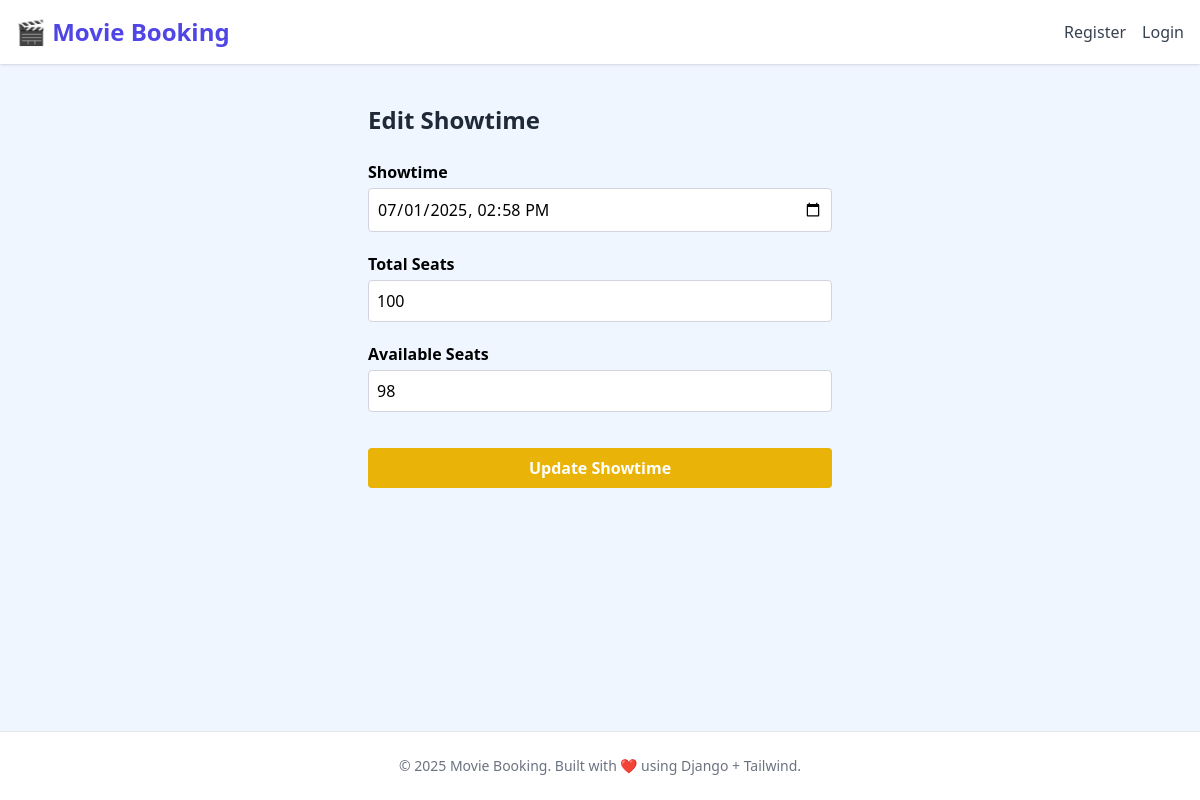
Screenshot of /showtimes/edit/4/ with the database file from the repository.
### booking/models.py (models this page shows, shortened)
class Showtime(models.Model):
    movie = models.ForeignKey(Movie, on_delete=models.CASCADE)
    time = models.DateTimeField()
    total_seats = models.IntegerField(default=100)
    available_seats = models.IntegerField(default=100)

### booking/views.py (the view, shortened to what this page needs)
# urls.py: path('showtimes/edit/<int:pk>/', views.showtime_edit, name='edit-showtime'),
def showtime_edit(request, pk):
    showtime = Showtime.objects.get(pk=pk)
    return render(request, 'movies/showtimeedit.html', {'showtime': showtime})

### booking/templates/movies/showtimeedit.html (shortened to what this page needs)
<!DOCTYPE html>
<html lang="en">
<head>
  <script src="https://cdn.tailwindcss.com"></script>
</head>
<body class="bg-blue-50 min-h-screen flex flex-col">
  <header class="bg-white shadow p-4 flex justify-between items-center">
    <a href="/" class="text-2xl font-bold text-indigo-600">🎬 Movie Booking</a>
    <nav class="flex items-center space-x-4">
      {% if request.user.is_authenticated %}
      <form action="{% url 'logout' %}" method="POST" class="inline">
        {% csrf_token %}
        <button type="submit" class="text-red-600 hover:text-red-800 font-medium">Logout</button>
      </form>
      {% else %}
      <a href="/register" class="text-gray-700 hover:text-indigo-600 font-medium">Register</a>
      <a href="/login" class="text-gray-700 hover:text-indigo-600 font-medium">Login</a>
      {% endif %}
    </nav>
  </header>
  <main class="flex-grow container mx-auto px-6 py-10 max-w-lg">
    <h2 class="text-2xl font-bold mb-6 text-gray-800">Edit Showtime</h2>
    <form method="post" action="{% url 'edit-showtime' showtime.id %}" class="space-y-5">
      <div>
        <label for="time" class="block font-semibold mb-1">Showtime</label>
        <input type="datetime-local" id="time" name="time"
          value="{{ showtime.time|date:'Y-m-d\\TH:i' }}" required
          class="w-full p-2 border border-gray-300 rounded" />
      </div>
      <div>
        <label for="total_seats" class="block font-semibold mb-1">Total Seats</label>
        <input type="number" id="total_seats" name="total_seats" value="{{ showtime.total_seats }}" min="1" required
          class="w-full p-2 border border-gray-300 rounded" />
      </div>
      <div>
        <label for="available_seats" class="block font-semibold mb-1">Available Seats</label>
        <input type="number" id="available_seats" name="available_seats" value="{{ showtime.available_seats }}" min="0" required
          class="w-full p-2 border border-gray-300 rounded" />
      </div>
      <div class="pt-4">
        <button type="submit"
          class="w-full bg-yellow-500 hover:bg-yellow-600 text-white font-bold py-2 rounded transition duration-200">
          Update Showtime
        </button>
      </div>
    </form>
  </main>
  <footer class="bg-white text-center py-6 text-sm text-gray-500 border-t mt-auto">
    © 2025 Movie Booking. Built with ❤️ using Django + Tailwind.
  </footer>
</body>
</html>

### rows the page displays
Showtime: time "07/01/2025 14:58", total_seats "100", available_seats "98"
